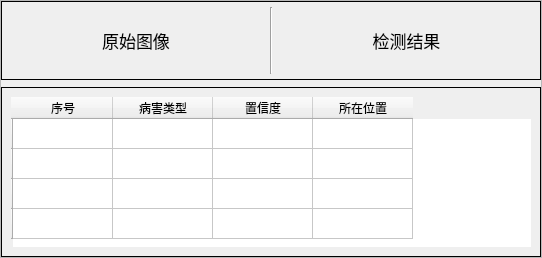
                     <widget class="QFrame" name="frame_37">
                      <property name="sizePolicy">
                       <sizepolicy hsizetype="Expanding" vsizetype="Preferred">
                        <horstretch>7</horstretch>
                        <verstretch>0</verstretch>
                       </sizepolicy>
                      </property>
                      <property name="frameShape">
                       <enum>QFrame::StyledPanel</enum>
                      </property>
                      <property name="frameShadow">
                       <enum>QFrame::Raised</enum>
                      </property>
                      <layout class="QVBoxLayout" name="verticalLayout_13">
                       <property name="spacing">
                        <number>7</number>
                       </property>
                       <property name="leftMargin">
                        <number>0</number>
                       </property>
                       <property name="topMargin">
                        <number>0</number>
                       </property>
                       <property name="rightMargin">
                        <number>0</number>
                       </property>
                       <property name="bottomMargin">
                        <number>0</number>
                       </property>
                       <item>
                        <widget class="QFrame" name="frame_39">
                         <property name="sizePolicy">
                          <sizepolicy hsizetype="Preferred" vsizetype="Expanding">
                           <horstretch>0</horstretch>
                           <verstretch>5</verstretch>
                          </sizepolicy>
                         </property>
                         <property name="styleSheet">
                          <string notr="true">#frame_39{
	border:1px solid rgb(0,0,0);
}</string>
                         </property>
                         <property name="frameShape">
                          <enum>QFrame::StyledPanel</enum>
                         </property>
                         <property name="frameShadow">
                          <enum>QFrame::Raised</enum>
                         </property>
                         <layout class="QHBoxLayout" name="horizontalLayout_31">
                          <property name="spacing">
                           <number>5</number>
                          </property>
                          <property name="leftMargin">
                           <number>5</number>
                          </property>
                          <property name="topMargin">
                           <number>5</number>
                          </property>
                          <property name="rightMargin">
                           <number>5</number>
                          </property>
                          <property name="bottomMargin">
                           <number>5</number>
                          </property>
                          <item>
                           <widget class="QLabel" name="label_OriginImage">
                            <property name="sizePolicy">
                             <sizepolicy hsizetype="Expanding" vsizetype="Expanding">
                              <horstretch>1</horstretch>
                              <verstretch>1</verstretch>
                             </sizepolicy>
                            </property>
                            <property name="font">
                             <font>
                              <pointsize>13</pointsize>
                             </font>
                            </property>
                            <property name="text">
                             <string>原始图像</string>
                            </property>
                            <property name="alignment">
                             <set>Qt::AlignCenter</set>
                            </property>
                           </widget>
                          </item>
                          <item>
                           <widget class="Line" name="line_6">
                            <property name="orientation">
                             <enum>Qt::Vertical</enum>
                            </property>
                           </widget>
                          </item>
                          <item>
                           <widget class="QLabel" name="label_ResultImage">
                            <property name="sizePolicy">
                             <sizepolicy hsizetype="Expanding" vsizetype="Expanding">
                              <horstretch>1</horstretch>
                              <verstretch>1</verstretch>
                             </sizepolicy>
                            </property>
                            <property name="font">
                             <font>
                              <pointsize>13</pointsize>
                             </font>
                            </property>
                            <property name="text">
                             <string>检测结果</string>
                            </property>
                            <property name="alignment">
                             <set>Qt::AlignCenter</set>
                            </property>
                           </widget>
                          </item>
                         </layout>
                        </widget>
                       </item>
                       <item>
                        <widget class="QFrame" name="frame_40">
                         <property name="sizePolicy">
                          <sizepolicy hsizetype="Preferred" vsizetype="Expanding">
                           <horstretch>0</horstretch>
                           <verstretch>3</verstretch>
                          </sizepolicy>
                         </property>
                         <property name="styleSheet">
                          <string notr="true">#frame_40{
	border:1px solid rgb(0,0,0);
}</string>
                         </property>
                         <property name="frameShape">
                          <enum>QFrame::StyledPanel</enum>
                         </property>
                         <property name="frameShadow">
                          <enum>QFrame::Raised</enum>
                         </property>
                         <layout class="QHBoxLayout" name="horizontalLayout_32">
                          <item>
                           <widget class="QTableWidget" name="tableWidget_Result">
                            <property name="sizePolicy">
                             <sizepolicy hsizetype="Expanding" vsizetype="Expanding">
                              <horstretch>0</horstretch>
                              <verstretch>0</verstretch>
                             </sizepolicy>
                            </property>
                            <property name="minimumSize">
                             <size>
                              <width>520</width>
                              <height>150</height>
                             </size>
                            </property>
                            <property name="styleSheet">
                             <string notr="true">font: 12pt &quot;黑体&quot;;
border:none;</string>
                            </property>
                            <row>
                             <property name="text">
                              <string/>
                             </property>
                            </row>
                            <row>
                             <property name="text">
                              <string/>
                             </property>
                            </row>
                            <row>
                             <property name="text">
                              <string/>
                             </property>
                            </row>
                            <row>
                             <property name="text">
                              <string/>
                             </property>
                            </row>
                            <column>
                             <property name="text">
                              <string>序号</string>
                             </property>
                             <property name="textAlignment">
                              <set>AlignCenter</set>
                             </property>
                            </column>
                            <column>
                             <property name="text">
                              <string>病害类型</string>
                             </property>
                             <property name="textAlignment">
                              <set>AlignCenter</set>
                             </property>
                            </column>
                            <column>
                             <property name="text">
                              <string>置信度</string>
                             </property>
                             <property name="textAlignment">
                              <set>AlignCenter</set>
                             </property>
                            </column>
                            <column>
                             <property name="text">
                              <string>所在位置</string>
                             </property>
                             <property name="textAlignment">
                              <set>AlignCenter</set>
                             </property>
                            </column>
                           </widget>
                          </item>
                         </layout>
                        </widget>
                       </item>
                      </layout>
                     </widget>
